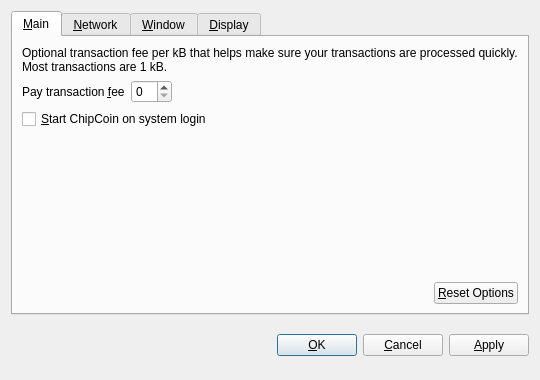
<?xml version="1.0" encoding="UTF-8"?>
<ui version="4.0">
 <class>OptionsDialog</class>
 <widget class="QDialog" name="OptionsDialog">
  <property name="geometry">
   <rect>
    <x>0</x>
    <y>0</y>
    <width>540</width>
    <height>380</height>
   </rect>
  </property>
  <property name="windowTitle">
   <string>Options</string>
  </property>
  <property name="modal">
   <bool>true</bool>
  </property>
  <layout class="QVBoxLayout" name="verticalLayout">
   <item>
    <widget class="QTabWidget" name="tabWidget">
     <property name="tabPosition">
      <enum>QTabWidget::North</enum>
     </property>
     <property name="currentIndex">
      <number>0</number>
     </property>
     <widget class="QWidget" name="tabMain">
      <attribute name="title">
       <string>&amp;Main</string>
      </attribute>
      <layout class="QVBoxLayout" name="verticalLayout_Main">
       <item>
        <widget class="QLabel" name="transactionFeeInfoLabel">
         <property name="text">
          <string>Optional transaction fee per kB that helps make sure your transactions are processed quickly. Most transactions are 1 kB.</string>
         </property>
         <property name="textFormat">
          <enum>Qt::PlainText</enum>
         </property>
         <property name="wordWrap">
          <bool>true</bool>
         </property>
        </widget>
       </item>
       <item>
        <layout class="QHBoxLayout" name="horizontalLayout_1_Main">
         <item>
          <widget class="QLabel" name="transactionFeeLabel">
           <property name="text">
            <string>Pay transaction &amp;fee</string>
           </property>
           <property name="textFormat">
            <enum>Qt::PlainText</enum>
           </property>
           <property name="buddy">
            <cstring>transactionFee</cstring>
           </property>
          </widget>
         </item>
         <item>
          <widget class="BitcoinAmountField" name="transactionFee"/>
         </item>
         <item>
          <spacer name="horizontalSpacer_1_Main">
           <property name="orientation">
            <enum>Qt::Horizontal</enum>
           </property>
           <property name="sizeHint" stdset="0">
            <size>
             <width>40</width>
             <height>20</height>
            </size>
           </property>
          </spacer>
         </item>
        </layout>
       </item>
       <item>
        <widget class="QCheckBox" name="bitcoinAtStartup">
         <property name="toolTip">
          <string>Automatically start ChipCoin after logging in to the system.</string>
         </property>
         <property name="text">
          <string>&amp;Start ChipCoin on system login</string>
         </property>
        </widget>
       </item>
       <item>
        <spacer name="verticalSpacer_Main">
         <property name="orientation">
          <enum>Qt::Vertical</enum>
         </property>
         <property name="sizeHint" stdset="0">
          <size>
           <width>20</width>
           <height>40</height>
          </size>
         </property>
        </spacer>
       </item>
       <item>
        <layout class="QHBoxLayout" name="horizontalLayout_2_Main">
         <item>
          <spacer name="horizontalSpacer_2_Main">
           <property name="orientation">
            <enum>Qt::Horizontal</enum>
           </property>
           <property name="sizeHint" stdset="0">
            <size>
             <width>40</width>
             <height>20</height>
            </size>
           </property>
          </spacer>
         </item>
         <item>
          <widget class="QPushButton" name="resetButton">
           <property name="toolTip">
            <string>Reset all client options to default.</string>
           </property>
           <property name="text">
            <string>&amp;Reset Options</string>
           </property>
           <property name="autoDefault">
            <bool>false</bool>
           </property>
          </widget>
         </item>
        </layout>
       </item>
      </layout>
     </widget>
     <widget class="QWidget" name="tabNetwork">
      <attribute name="title">
       <string>&amp;Network</string>
      </attribute>
      <layout class="QVBoxLayout" name="verticalLayout_Network">
       <item>
        <widget class="QCheckBox" name="mapPortUpnp">
         <property name="toolTip">
          <string>Automatically open the ChipCoin client port on the router. This only works when your router supports UPnP and it is enabled.</string>
         </property>
         <property name="text">
          <string>Map port using &amp;UPnP</string>
         </property>
        </widget>
       </item>
       <item>
        <widget class="QCheckBox" name="connectSocks">
         <property name="toolTip">
          <string>Connect to the ChipCoin network through a SOCKS proxy (e.g. when connecting through Tor).</string>
         </property>
         <property name="text">
          <string>&amp;Connect through SOCKS proxy:</string>
         </property>
        </widget>
       </item>
       <item>
        <layout class="QHBoxLayout" name="horizontalLayout_Network">
         <item>
          <widget class="QLabel" name="proxyIpLabel">
           <property name="text">
            <string>Proxy &amp;IP:</string>
           </property>
           <property name="textFormat">
            <enum>Qt::PlainText</enum>
           </property>
           <property name="buddy">
            <cstring>proxyIp</cstring>
           </property>
          </widget>
         </item>
         <item>
          <widget class="QValidatedLineEdit" name="proxyIp">
           <property name="maximumSize">
            <size>
             <width>140</width>
             <height>16777215</height>
            </size>
           </property>
           <property name="toolTip">
            <string>IP address of the proxy (e.g. 127.0.0.1)</string>
           </property>
          </widget>
         </item>
         <item>
          <widget class="QLabel" name="proxyPortLabel">
           <property name="text">
            <string>&amp;Port:</string>
           </property>
           <property name="textFormat">
            <enum>Qt::PlainText</enum>
           </property>
           <property name="buddy">
            <cstring>proxyPort</cstring>
           </property>
          </widget>
         </item>
         <item>
          <widget class="QLineEdit" name="proxyPort">
           <property name="maximumSize">
            <size>
             <width>55</width>
             <height>16777215</height>
            </size>
           </property>
           <property name="toolTip">
            <string>Port of the proxy (e.g. 9050)</string>
           </property>
          </widget>
         </item>
         <item>
          <widget class="QLabel" name="socksVersionLabel">
           <property name="text">
            <string>SOCKS &amp;Version:</string>
           </property>
           <property name="textFormat">
            <enum>Qt::PlainText</enum>
           </property>
           <property name="buddy">
            <cstring>socksVersion</cstring>
           </property>
          </widget>
         </item>
         <item>
          <widget class="QValueComboBox" name="socksVersion">
           <property name="toolTip">
            <string>SOCKS version of the proxy (e.g. 5)</string>
           </property>
          </widget>
         </item>
         <item>
          <spacer name="horizontalSpacer_Network">
           <property name="orientation">
            <enum>Qt::Horizontal</enum>
           </property>
           <property name="sizeHint" stdset="0">
            <size>
             <width>40</width>
             <height>20</height>
            </size>
           </property>
          </spacer>
         </item>
        </layout>
       </item>
       <item>
        <spacer name="verticalSpacer_Network">
         <property name="orientation">
          <enum>Qt::Vertical</enum>
         </property>
         <property name="sizeHint" stdset="0">
          <size>
           <width>20</width>
           <height>40</height>
          </size>
         </property>
        </spacer>
       </item>
      </layout>
     </widget>
     <widget class="QWidget" name="tabWindow">
      <attribute name="title">
       <string>&amp;Window</string>
      </attribute>
      <layout class="QVBoxLayout" name="verticalLayout_Window">
       <item>
        <widget class="QCheckBox" name="minimizeToTray">
         <property name="toolTip">
          <string>Show only a tray icon after minimizing the window.</string>
         </property>
         <property name="text">
          <string>&amp;Minimize to the tray instead of the taskbar</string>
         </property>
        </widget>
       </item>
       <item>
        <widget class="QCheckBox" name="minimizeOnClose">
         <property name="toolTip">
          <string>Minimize instead of exit the application when the window is closed. When this option is enabled, the application will be closed only after selecting Quit in the menu.</string>
         </property>
         <property name="text">
          <string>M&amp;inimize on close</string>
         </property>
        </widget>
       </item>
       <item>
        <spacer name="verticalSpacer_Window">
         <property name="orientation">
          <enum>Qt::Vertical</enum>
         </property>
         <property name="sizeHint" stdset="0">
          <size>
           <width>20</width>
           <height>40</height>
          </size>
         </property>
        </spacer>
       </item>
      </layout>
     </widget>
     <widget class="QWidget" name="tabDisplay">
      <attribute name="title">
       <string>&amp;Display</string>
      </attribute>
      <layout class="QVBoxLayout" name="verticalLayout_Display">
       <item>
        <layout class="QHBoxLayout" name="horizontalLayout_1_Display">
         <item>
          <widget class="QLabel" name="langLabel">
           <property name="text">
            <string>User Interface &amp;language:</string>
           </property>
           <property name="textFormat">
            <enum>Qt::PlainText</enum>
           </property>
           <property name="buddy">
            <cstring>lang</cstring>
           </property>
          </widget>
         </item>
         <item>
          <widget class="QValueComboBox" name="lang">
           <property name="toolTip">
            <string>The user interface language can be set here. This setting will take effect after restarting ChipCoin.</string>
           </property>
          </widget>
         </item>
        </layout>
       </item>
       <item>
        <layout class="QHBoxLayout" name="horizontalLayout_2_Display">
         <item>
          <widget class="QLabel" name="unitLabel">
           <property name="text">
            <string>&amp;Unit to show amounts in:</string>
           </property>
           <property name="textFormat">
            <enum>Qt::PlainText</enum>
           </property>
           <property name="buddy">
            <cstring>unit</cstring>
           </property>
          </widget>
         </item>
         <item>
          <widget class="QValueComboBox" name="unit">
           <property name="toolTip">
            <string>Choose the default subdivision unit to show in the interface and when sending coins.</string>
           </property>
          </widget>
         </item>
        </layout>
       </item>
       <item>
        <widget class="QCheckBox" name="displayAddresses">
         <property name="toolTip">
          <string>Whether to show ChipCoin addresses in the transaction list or not.</string>
         </property>
         <property name="text">
          <string>&amp;Display addresses in transaction list</string>
         </property>
        </widget>
       </item>
       <item>
        <widget class="QCheckBox" name="coinControlFeatures">
         <property name="toolTip">
          <string>Whether to show coin control features or not.</string>
         </property>
         <property name="text">
          <string>Display coin &amp;control features (experts only!)</string>
         </property>
        </widget>
       </item>
       <item>
        <spacer name="verticalSpacer_Display">
         <property name="orientation">
          <enum>Qt::Vertical</enum>
         </property>
         <property name="sizeHint" stdset="0">
          <size>
           <width>20</width>
           <height>40</height>
          </size>
         </property>
        </spacer>
       </item>
      </layout>
     </widget>
    </widget>
   </item>
   <item>
    <layout class="QHBoxLayout" name="horizontalLayout_Buttons">
     <item>
      <spacer name="horizontalSpacer_1">
       <property name="orientation">
        <enum>Qt::Horizontal</enum>
       </property>
       <property name="sizeHint" stdset="0">
        <size>
         <width>40</width>
         <height>48</height>
        </size>
       </property>
      </spacer>
     </item>
     <item>
      <widget class="QLabel" name="statusLabel">
       <property name="font">
        <font>
         <weight>75</weight>
         <bold>true</bold>
        </font>
       </property>
       <property name="text">
        <string/>
       </property>
       <property name="textFormat">
        <enum>Qt::PlainText</enum>
       </property>
       <property name="wordWrap">
        <bool>true</bool>
       </property>
      </widget>
     </item>
     <item>
      <spacer name="horizontalSpacer_2">
       <property name="orientation">
        <enum>Qt::Horizontal</enum>
       </property>
       <property name="sizeHint" stdset="0">
        <size>
         <width>40</width>
         <height>48</height>
        </size>
       </property>
      </spacer>
     </item>
     <item>
      <widget class="QPushButton" name="okButton">
       <property name="text">
        <string>&amp;OK</string>
       </property>
      </widget>
     </item>
     <item>
      <widget class="QPushButton" name="cancelButton">
       <property name="text">
        <string>&amp;Cancel</string>
       </property>
       <property name="autoDefault">
        <bool>false</bool>
       </property>
      </widget>
     </item>
     <item>
      <widget class="QPushButton" name="applyButton">
       <property name="text">
        <string>&amp;Apply</string>
       </property>
       <property name="autoDefault">
        <bool>false</bool>
       </property>
      </widget>
     </item>
    </layout>
   </item>
  </layout>
 </widget>
 <customwidgets>
  <customwidget>
   <class>BitcoinAmountField</class>
   <extends>QSpinBox</extends>
   <header>bitcoinamountfield.h</header>
  </customwidget>
  <customwidget>
   <class>QValueComboBox</class>
   <extends>QComboBox</extends>
   <header>qvaluecombobox.h</header>
  </customwidget>
  <customwidget>
   <class>QValidatedLineEdit</class>
   <extends>QLineEdit</extends>
   <header>qvalidatedlineedit.h</header>
  </customwidget>
 </customwidgets>
 <resources/>
 <connections/>
</ui>
